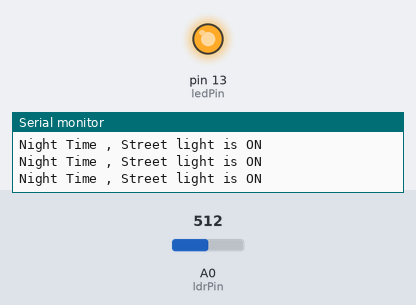
Simulated run of this sketch. Board: Arduino Uno, built with avr-gcc and run on an emulated ATmega328P. On the bench: output pins drawn as LEDs (lit = HIGH), the last lines printed to the serial monitor. The inputs (shaded band) are chosen by the test bench; at power-on: A0 (ldrPin) = 512.

Above: at 1.2 s.
1.3 s: A0 (ldrPin) set to 549
At 2.3 s:
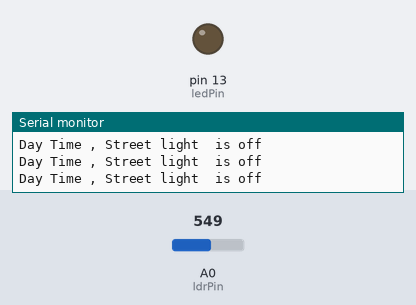
2.8 s: A0 (ldrPin) set to 520
At 3.9 s:
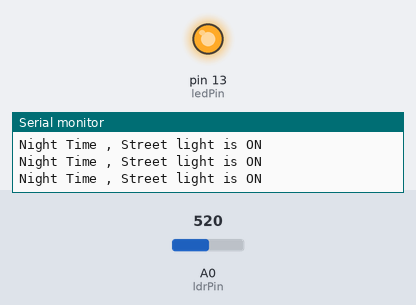
Timing chart, 0 to 5.8 s (numbered marks = the images above; inputs shaded):
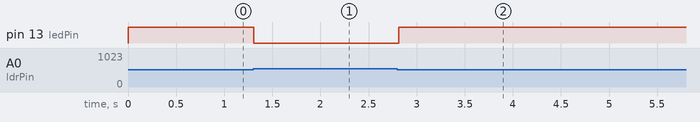

The sketch:

Automatic_streetlight.ino
```cpp
//set pin numbers
//const won't change
const int ledPin = 13;   //the number of the LED pin
const int ldrPin = A0;  //the number of the LDR pin


void setup() {

  Serial.begin(9600);
  pinMode(ledPin, OUTPUT);  //initialize the LED pin as an output
  pinMode(ldrPin, INPUT);   //initialize the LDR pin as an input
}

void loop() {
  //Serial.println(ldrStatus); used to check the ldr intensity at day and night
  int ldrStatus = analogRead(ldrPin);   //read the status of the LDR value

  //check if the LDR status is <= 300
  //if it is, the LED is HIGH

   if (ldrStatus <=530) {

    digitalWrite(ledPin, HIGH);               //turn LED on
    Serial.println("Night Time , Street light is ON");

   }
  else {

    digitalWrite(ledPin, LOW);          //turn LED off
    Serial.println("Day Time , Street light  is off");
  }
}
```

Measured:
- the behaviour switches between 530 and 531 on A0 (ldrPin) (found by bisection; images 0 and 1)
- after the input at 1.3 s, pin 13 (ledPin): HIGH → LOW at once
- after the input at 2.8 s, pin 13 (ledPin): LOW → HIGH at once
